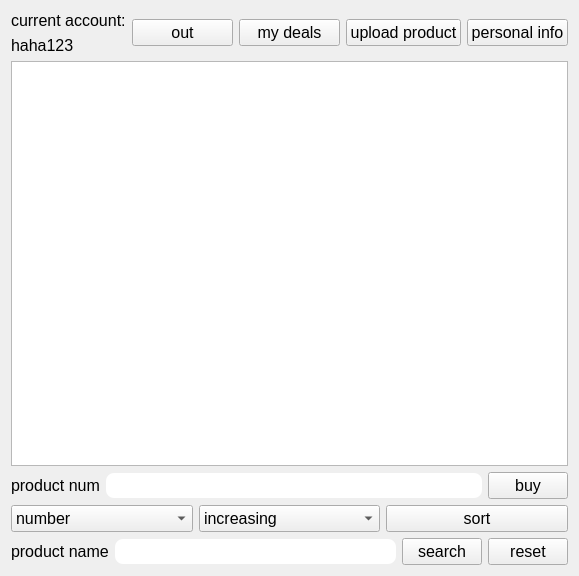
<?xml version="1.0" encoding="UTF-8"?>
<ui version="4.0">
 <class>MenuWidget</class>
 <widget class="QWidget" name="MenuWidget">
  <property name="geometry">
   <rect>
    <x>0</x>
    <y>0</y>
    <width>579</width>
    <height>576</height>
   </rect>
  </property>
  <property name="minimumSize">
   <size>
    <width>358</width>
    <height>357</height>
   </size>
  </property>
  <property name="maximumSize">
   <size>
    <width>579</width>
    <height>576</height>
   </size>
  </property>
  <property name="font">
   <font>
    <pointsize>12</pointsize>
   </font>
  </property>
  <property name="windowTitle">
   <string>商品浏览</string>
  </property>
  <property name="styleSheet">
   <string notr="true">QLineEdit{
border-radius:8px;
}
</string>
  </property>
  <layout class="QVBoxLayout" name="verticalLayout_2">
   <item>
    <layout class="QHBoxLayout" name="horizontalLayout_2">
     <item>
      <layout class="QVBoxLayout" name="verticalLayout">
       <item>
        <widget class="QLabel" name="label">
         <property name="text">
          <string>current account:</string>
         </property>
        </widget>
       </item>
       <item>
        <widget class="QLabel" name="usernameLabel">
         <property name="text">
          <string>haha123</string>
         </property>
        </widget>
       </item>
      </layout>
     </item>
     <item>
      <widget class="QPushButton" name="pushButton">
       <property name="text">
        <string>out</string>
       </property>
      </widget>
     </item>
     <item>
      <widget class="QPushButton" name="myOrderButton">
       <property name="text">
        <string>my deals</string>
       </property>
      </widget>
     </item>
     <item>
      <widget class="QPushButton" name="releaseButton">
       <property name="text">
        <string>upload product</string>
       </property>
      </widget>
     </item>
     <item>
      <widget class="QPushButton" name="myinfoButton">
       <property name="text">
        <string>personal info</string>
       </property>
      </widget>
     </item>
    </layout>
   </item>
   <item>
    <widget class="QTableView" name="table">
     <property name="textElideMode">
      <enum>Qt::TextElideMode::ElideRight</enum>
     </property>
    </widget>
   </item>
   <item>
    <layout class="QHBoxLayout" name="horizontalLayout">
     <property name="rightMargin">
      <number>0</number>
     </property>
     <item>
      <widget class="QLabel" name="label_3">
       <property name="text">
        <string>product num</string>
       </property>
      </widget>
     </item>
     <item>
      <widget class="QLineEdit" name="buyIdEdit">
       <property name="minimumSize">
        <size>
         <width>0</width>
         <height>25</height>
        </size>
       </property>
      </widget>
     </item>
     <item>
      <widget class="QPushButton" name="buyButton">
       <property name="text">
        <string>buy</string>
       </property>
      </widget>
     </item>
    </layout>
   </item>
   <item>
    <layout class="QHBoxLayout" name="horizontalLayout_3">
     <item>
      <widget class="QComboBox" name="speciesComboBox">
       <item>
        <property name="text">
         <string>number</string>
        </property>
       </item>
       <item>
        <property name="text">
         <string>price</string>
        </property>
       </item>
      </widget>
     </item>
     <item>
      <widget class="QComboBox" name="howComboBox">
       <property name="sizePolicy">
        <sizepolicy hsizetype="Preferred" vsizetype="Fixed">
         <horstretch>0</horstretch>
         <verstretch>0</verstretch>
        </sizepolicy>
       </property>
       <property name="minimumSize">
        <size>
         <width>0</width>
         <height>0</height>
        </size>
       </property>
       <item>
        <property name="text">
         <string>increasing</string>
        </property>
       </item>
       <item>
        <property name="text">
         <string>decreasing</string>
        </property>
       </item>
      </widget>
     </item>
     <item>
      <widget class="QPushButton" name="orderButton">
       <property name="text">
        <string>sort</string>
       </property>
      </widget>
     </item>
    </layout>
   </item>
   <item>
    <layout class="QHBoxLayout" name="horizontalLayout_4">
     <item>
      <widget class="QLabel" name="label_4">
       <property name="text">
        <string>product name</string>
       </property>
      </widget>
     </item>
     <item>
      <widget class="QLineEdit" name="searchIdEdit">
       <property name="minimumSize">
        <size>
         <width>0</width>
         <height>25</height>
        </size>
       </property>
      </widget>
     </item>
     <item>
      <widget class="QPushButton" name="searchButton">
       <property name="text">
        <string>search</string>
       </property>
      </widget>
     </item>
     <item>
      <widget class="QPushButton" name="RenewpushButton">
       <property name="text">
        <string>reset</string>
       </property>
      </widget>
     </item>
    </layout>
   </item>
  </layout>
 </widget>
 <resources/>
 <connections/>
</ui>
